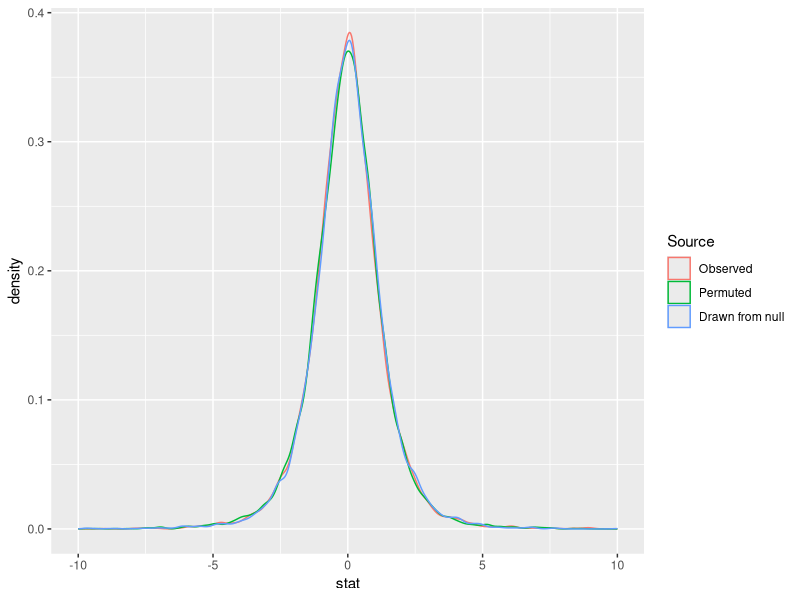
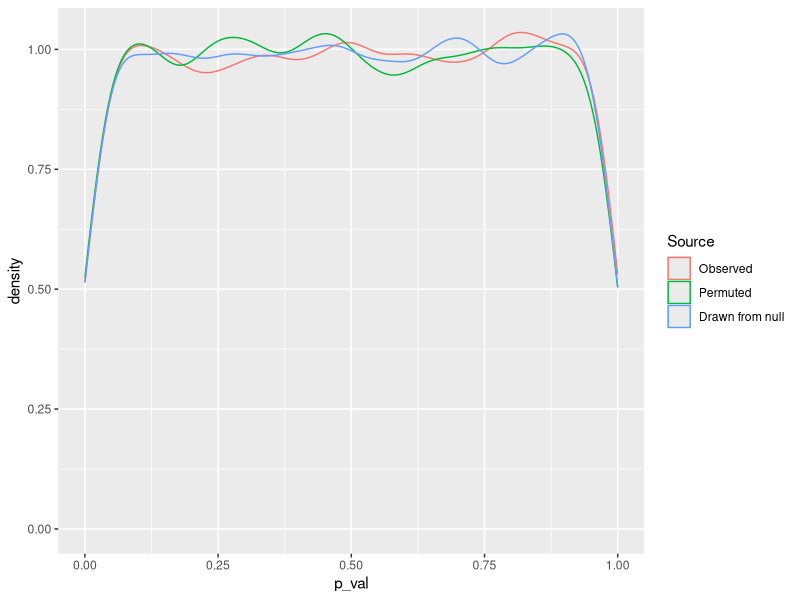
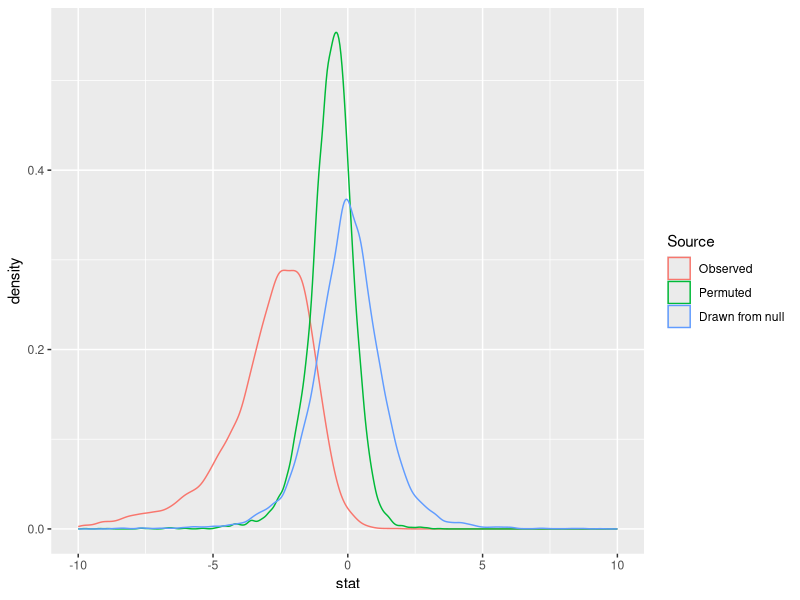
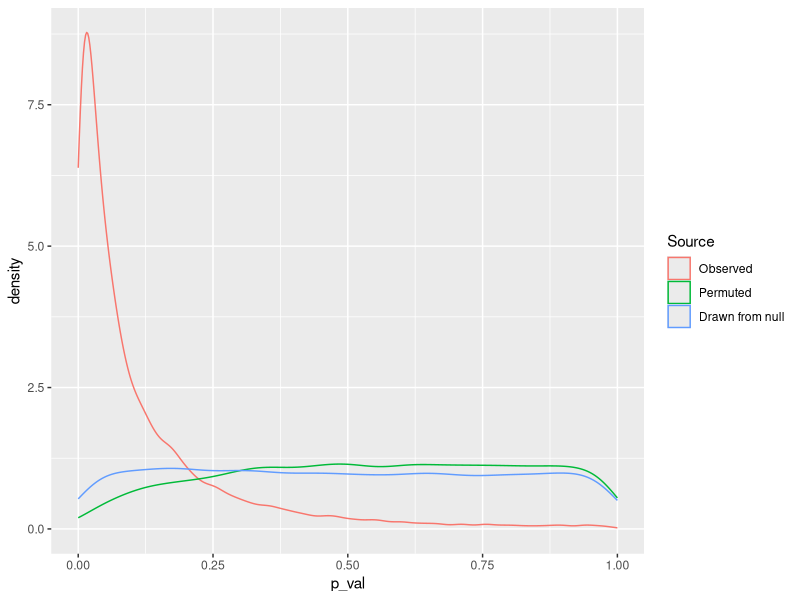
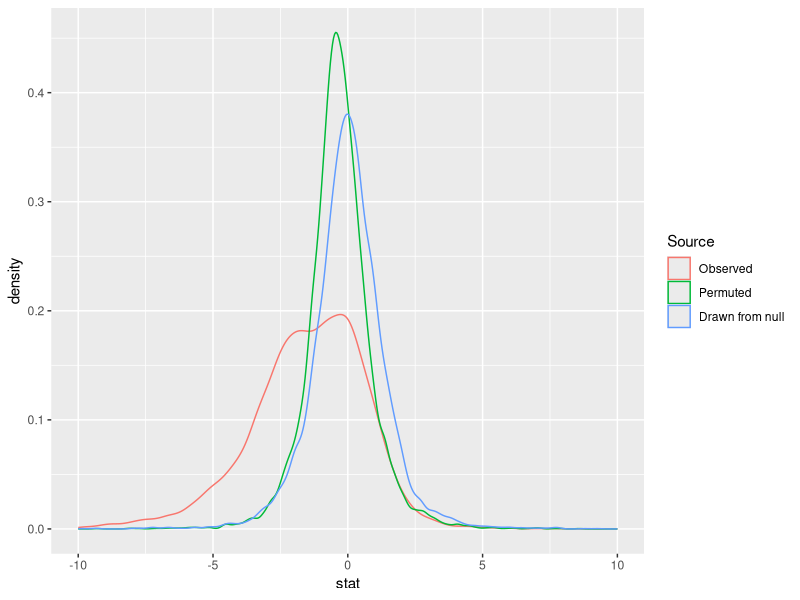
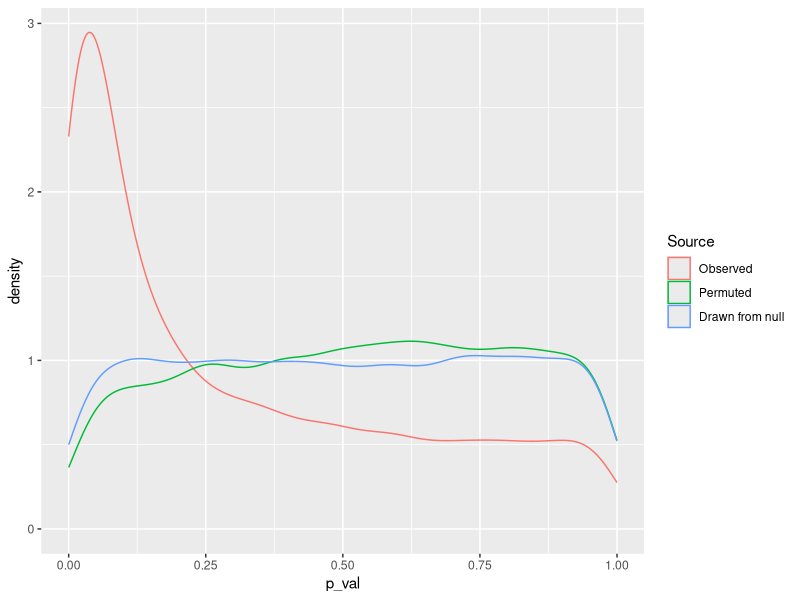
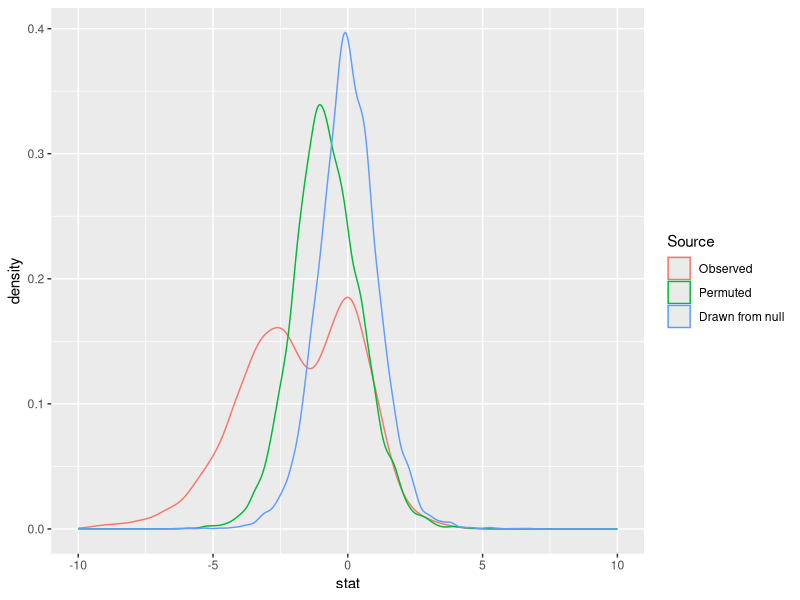
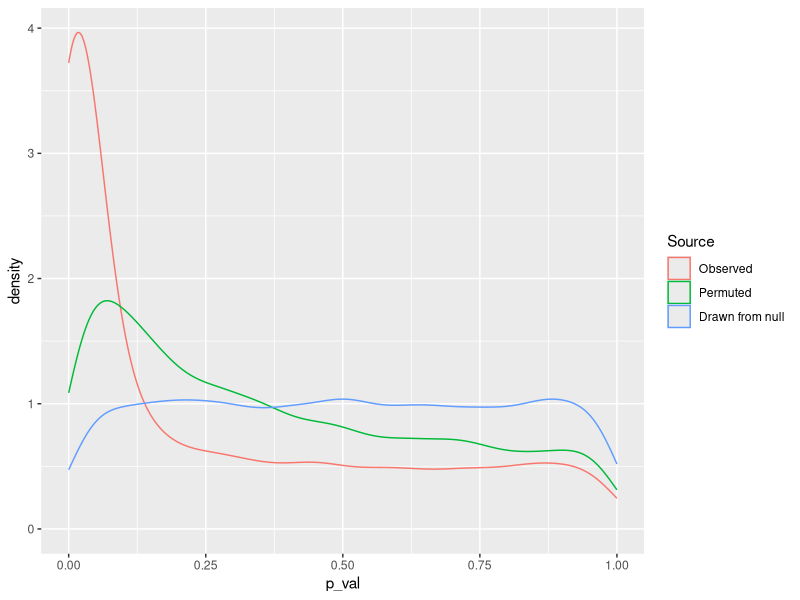

These charts were generated, in order, by the following R code:
## ---- chunk 1
knitr::opts_chunk$set(echo = TRUE)
## ---- chunk 2
library(ggplot2)
# Number of tests
m <- 10000
# Number of samples in each group
n <- 3
# Null proportion
pi0 <- 1
# mean of control group
mu1 <- 0
# Mean of alternative in treatment group
mu2 <- 2
# Sd of the null case
sigma1 <- 1
# Sd of the alternative case
sigma2 <- 1
# Indices of alternative tests
non_null_idx <- sample(m, m*(1 - pi0))

mu <- rep(mu1, m)
mu[non_null_idx] <- mu2

control <- NULL
sigma <- rep(sigma1, m)
sigma[non_null_idx] <- sigma2
treatment <- NULL

for (i in 1:n) {
  control <- cbind(control, matrix(rnorm(m, mu1, sigma1), ncol = 1))
  treatment <- cbind(treatment, matrix(rnorm(m, mean = mu, sd = sigma), ncol = 1))
}

dat <- cbind(control, treatment)
perms <- combn(seq(1, ncol(dat)), n)
perms <- perms[, seq_len(ncol(perms)/2)]
## ---- chunk 3
stat <- matrix(0, nrow = ncol(perms)*m, ncol = 2)
stat <- data.frame(stat)
colnames(stat) <- c("stat", "perm")

for (i in 1:ncol(perms)) {
  
  gpa <- dat[,  perms[, i]]
  gpb <- dat[, -perms[, i]]
  
  # test statistic
  stat[(i - 1)*m + (1:m), 1] <- (apply(gpa, 1, mean) - apply(gpb, 1, mean))/sqrt(apply(gpa, 1, var)/n + apply(gpb, 1, var)/n)

  stat[(i - 1)*m + (1:m), 2] <- rep(as.character(i), m)
  
}

## Find a t distribution - null case
t_sam <- rt(m, df = 2*n - 2)
t_sam <- cbind.data.frame(t_sam, rep('t', m))
colnames(t_sam) <- colnames(stat)
t_sam <- rbind(stat[1:(2*m), ], t_sam)

# Density plot of test statistics
dens_plot <- ggplot(data = t_sam, aes(stat, color = perm)) + geom_density() + xlim(-10, 10) 
dens_plot + scale_color_discrete(name="Source", breaks=c("1", "2", "t"), labels=c("Observed", "Permuted", "Drawn from null"))


## Evaluate the two-sided p-value under null
p_val <- cbind.data.frame(2*(1 - pt(abs(t_sam$stat), df = 2*n - 2)), t_sam$perm)
colnames(p_val) <- c("p_val", "perm")

# Histogram of p-values
p_plot <- ggplot(data = p_val, aes(p_val, color = perm)) + geom_density()
p_plot + scale_color_discrete(name="Source", breaks=c("1", "2", "t"), labels=c("Observed", "Permuted", "Drawn from null"))
## ---- chunk 4
# Number of tests
m <- 10000
# Number of samples in each group
n <- 3
# Null proportion
pi0 <- 0
# mean of control group
mu1 <- 0
# mean of alternative in treatment group
mu2 <- 2

non_null_idx <- sample(m, m*(1 - pi0))
mu <- rep(mu1, m)
mu[non_null_idx] <- mu2
sigma1 <- 1
sigma2 <- 1
control <- NULL
sigma <- rep(sigma1, m)
sigma[non_null_idx] <- sigma2
treatment <- NULL

for (i in 1:n) {
  control <- cbind(control, matrix(rnorm(m, mu1, sigma1), ncol = 1))
  treatment <- cbind(treatment, matrix(rnorm(m, mean = mu, sd = sigma), ncol = 1))
}

dat <- cbind(control, treatment)
perms <- combn(seq(1, ncol(dat)), n)
perms <- perms[, seq_len(ncol(perms)/2)]
## ---- chunk 5
stat <- matrix(0, nrow = ifelse(ncol(perms) > 50, 10, ncol(perms))*m, ncol = 2)
stat <- data.frame(stat)
colnames(stat) <- c("stat", "perm")

for (i in 1:ifelse(ncol(perms) > 50, 10, ncol(perms))) {
  
  gpa <- dat[,  perms[, i]]
  gpb <- dat[, -perms[, i]]
  
  # test statistic
  stat[(i - 1)*m + (1:m), 1] <- (apply(gpa, 1, mean) - apply(gpb, 1, mean))/sqrt(apply(gpa, 1, var)/n + apply(gpb, 1, var)/n)

  stat[(i - 1)*m + (1:m), 2] <- rep(as.character(i), m)
  
}
## Drawn a sample from null as comparison
t_sam <- rt(m, df = 2*n - 2)
t_sam <- cbind.data.frame(t_sam, rep('t', m))
colnames(t_sam) <- colnames(stat)

plot_stat <- rbind.data.frame(stat[1: (2*m), ], t_sam)

# Density plot of test statistics
dens_plot <- ggplot(data = plot_stat, aes(stat, color = perm)) + geom_density() + xlim(-10, 10) 
dens_plot + scale_color_discrete(name="Source", breaks=c("1", "2", "t"), labels=c("Observed", "Permuted", "Drawn from null"))


## Two-sided p-value
p_val <- cbind.data.frame(2*(1 - pt(abs(plot_stat$stat), df = 2*n - 2)), plot_stat$perm)
colnames(p_val) <- c("p_val", "perm")

# Histogram of p-values
p_plot <- ggplot(data = p_val, aes(p_val, color = perm)) + geom_density()
p_plot + scale_color_discrete(name="Source", breaks=c("1", "2", "t"), labels=c("Observed", "Permuted", "Drawn from null"))
## ---- chunk 6
# Number of tests
m <- 10000
# Number of samples in each group
n <- 3
# Null proportion
pi0 <- 0.5
# mean of control group
mu1 <- 0
# mean of alternative in treatment group
mu2 <- 2

non_null_idx <- sample(m, m*(1 - pi0))
mu <- rep(mu1, m)
mu[non_null_idx] <- mu2
sigma1 <- 1
sigma2 <- 1
control <- NULL
sigma <- rep(sigma1, m)
sigma[non_null_idx] <- sigma2
treatment <- NULL

for (i in 1:n) {
  control <- cbind(control, matrix(rnorm(m, mu1, sigma1), ncol = 1))
  treatment <- cbind(treatment, matrix(rnorm(m, mean = mu, sd = sigma), ncol = 1))
}

dat <- cbind(control, treatment)
perms <- combn(seq(1, ncol(dat)), n)
perms <- perms[, seq_len(ncol(perms)/2)]
## ---- chunk 7
stat <- matrix(0, nrow = ifelse(ncol(perms) > 50, 10, ncol(perms))*m, ncol = 2)
stat <- data.frame(stat)
colnames(stat) <- c("stat", "perm")

for (i in 1:ifelse(ncol(perms) > 50, 10, ncol(perms))) {
  
  gpa <- dat[,  perms[, i]]
  gpb <- dat[, -perms[, i]]
  
  # test statistic
  stat[(i - 1)*m + (1:m), 1] <- (apply(gpa, 1, mean) - apply(gpb, 1, mean))/sqrt(apply(gpa, 1, var)/n + apply(gpb, 1, var)/n)

  stat[(i - 1)*m + (1:m), 2] <- rep(as.character(i), m)
  
}
## Drawn a sample from null as comparison
t_sam <- rt(m, df = 2*n - 2)
t_sam <- cbind.data.frame(t_sam, rep('t', m))
colnames(t_sam) <- colnames(stat)

plot_stat <- rbind.data.frame(stat[1: (2*m), ], t_sam)

# Density plot of test statistics
dens_plot <- ggplot(data = plot_stat, aes(stat, color = perm)) + geom_density() + xlim(-10, 10) 
dens_plot + scale_color_discrete(name="Source", breaks=c("1", "2", "t"), labels=c("Observed", "Permuted", "Drawn from null"))


## Two-sided p-value
p_val <- cbind.data.frame(2*(1 - pt(abs(plot_stat$stat), df = 2*n - 2)), plot_stat$perm)
colnames(p_val) <- c("p_val", "perm")

# Histogram of p-values
p_plot <- ggplot(data = p_val, aes(p_val, color = perm)) + geom_density()
p_plot + scale_color_discrete(name="Source", breaks=c("1", "2", "t"), labels=c("Observed", "Permuted", "Drawn from null"))
## ---- chunk 8
# Number of tests
m <- 10000
# Number of samples in each group
n <- 5
# Null proportion
pi0 <- 0.5
# mean of control group
mu1 <- 0
# mean of alternative in treatment group
mu2 <- 2

non_null_idx <- sample(m, m*(1 - pi0))
mu <- rep(mu1, m)
mu[non_null_idx] <- mu2
sigma1 <- 1
sigma2 <- 1
control <- NULL
sigma <- rep(sigma1, m)
sigma[non_null_idx] <- sigma2
treatment <- NULL

for (i in 1:n) {
  control <- cbind(control, matrix(rnorm(m, mu1, sigma1), ncol = 1))
  treatment <- cbind(treatment, matrix(rnorm(m, mean = mu, sd = sigma), ncol = 1))
}

dat <- cbind(control, treatment)
perms <- combn(seq(1, ncol(dat)), n)
perms <- perms[, seq_len(ncol(perms)/2)]
## ---- chunk 9
stat <- matrix(0, nrow = ifelse(ncol(perms) > 50, 10, ncol(perms))*m, ncol = 2)
stat <- data.frame(stat)
colnames(stat) <- c("stat", "perm")

for (i in 1:ifelse(ncol(perms) > 50, 10, ncol(perms))) {
  
  gpa <- dat[,  perms[, i]]
  gpb <- dat[, -perms[, i]]
  
  # test statistic
  stat[(i - 1)*m + (1:m), 1] <- (apply(gpa, 1, mean) - apply(gpb, 1, mean))/sqrt(apply(gpa, 1, var)/n + apply(gpb, 1, var)/n)

  stat[(i - 1)*m + (1:m), 2] <- rep(as.character(i), m)
  
}
## Drawn a sample from null as comparison
t_sam <- rt(m, df = 2*n - 2)
t_sam <- cbind.data.frame(t_sam, rep('t', m))
colnames(t_sam) <- colnames(stat)

plot_stat <- rbind.data.frame(stat[1: (2*m), ], t_sam)

# Density plot of test statistics
dens_plot <- ggplot(data = plot_stat, aes(stat, color = perm)) + geom_density() + xlim(-10, 10) 
dens_plot + scale_color_discrete(name="Source", breaks=c("1", "2", "t"), labels=c("Observed", "Permuted", "Drawn from null"))


## Two-sided p-value
p_val <- cbind.data.frame(2*(1 - pt(abs(plot_stat$stat), df = 2*n - 2)), plot_stat$perm)
colnames(p_val) <- c("p_val", "perm")

# Histogram of p-values
p_plot <- ggplot(data = p_val, aes(p_val, color = perm)) + geom_density()
p_plot + scale_color_discrete(name="Source", breaks=c("1", "2", "t"), labels=c("Observed", "Permuted", "Drawn from null"))
## ---- chunk 10
# Number of tests
m <- 10000
# Number of samples in each group
n <- 10
# Null proportion
pi0 <- 0.5
# mean of control group
mu1 <- 0
# mean of alternative in treatment group
mu2 <- 2

non_null_idx <- sample(m, m*(1 - pi0))
mu <- rep(mu1, m)
mu[non_null_idx] <- mu2
sigma1 <- 1
sigma2 <- 1
control <- NULL
sigma <- rep(sigma1, m)
sigma[non_null_idx] <- sigma2
treatment <- NULL

for (i in 1:n) {
  control <- cbind(control, matrix(rnorm(m, mu1, sigma1), ncol = 1))
  treatment <- cbind(treatment, matrix(rnorm(m, mean = mu, sd = sigma), ncol = 1))
}

dat <- cbind(control, treatment)
perms <- combn(seq(1, ncol(dat)), n)
perms <- perms[, seq_len(ncol(perms)/2)]
## ---- chunk 11
stat <- matrix(0, nrow = ifelse(ncol(perms) > 50, 10, ncol(perms))*m, ncol = 2)
stat <- data.frame(stat)
colnames(stat) <- c("stat", "perm")

for (i in 1:ifelse(ncol(perms) > 50, 10, ncol(perms))) {
  
  gpa <- dat[,  perms[, i]]
  gpb <- dat[, -perms[, i]]
  
  # test statistic
  stat[(i - 1)*m + (1:m), 1] <- (apply(gpa, 1, mean) - apply(gpb, 1, mean))/sqrt(apply(gpa, 1, var)/n + apply(gpb, 1, var)/n)

  stat[(i - 1)*m + (1:m), 2] <- rep(as.character(i), m)
  
}
## Drawn a sample from null as comparison
t_sam <- rt(m, df = 2*n - 2)
t_sam <- cbind.data.frame(t_sam, rep('t', m))
colnames(t_sam) <- colnames(stat)

plot_stat <- rbind.data.frame(stat[1: (2*m), ], t_sam)

# Density plot of test statistics
dens_plot <- ggplot(data = plot_stat, aes(stat, color = perm)) + geom_density() + xlim(-10, 10) 
dens_plot + scale_color_discrete(name="Source", breaks=c("1", "2", "t"), labels=c("Observed", "Permuted", "Drawn from null"))


## Two-sided p-value
p_val <- cbind.data.frame(2*(1 - pt(abs(plot_stat$stat), df = 2*n - 2)), plot_stat$perm)
colnames(p_val) <- c("p_val", "perm")

# Histogram of p-values
p_plot <- ggplot(data = p_val, aes(p_val, color = perm)) + geom_density()
p_plot + scale_color_discrete(name="Source", breaks=c("1", "2", "t"), labels=c("Observed", "Permuted", "Drawn from null"))
## ---- chunk 12
# Number of tests
m <- 10000
# Number of samples in each group
n <- 6
# Null proportion
pi0 <- 0
# mean of control group
mu1 <- 0
# mean of alternative in treatment group
mu2 <- 2

non_null_idx <- sample(m, m*(1 - pi0))
mu <- rep(mu1, m)
mu[non_null_idx] <- mu2
sigma1 <- 1
sigma2 <- 1
control <- NULL
sigma <- rep(sigma1, m)
sigma[non_null_idx] <- sigma2
treatment <- NULL

for (i in 1:n) {
  control <- cbind(control, matrix(rnorm(m, mu1, sigma1), ncol = 1))
  treatment <- cbind(treatment, matrix(rnorm(m, mean = mu, sd = sigma), ncol = 1))
}

dat <- cbind(control, treatment)
perms <- combn(seq(1, ncol(dat)), n)
perms <- perms[, seq_len(ncol(perms)/2)]
## ---- chunk 13
stat <- matrix(0, nrow = ifelse(ncol(perms) > 50, 10, ncol(perms))*m, ncol = 2)
stat <- data.frame(stat)
colnames(stat) <- c("stat", "perm")

idx <- which(apply(perms, 2, FUN = function(x) sum(x %in% (1:n)) == floor(n/2)))[1:9]
i <- 1

for (j in c(1,idx)) {
  
  gpa <- dat[,  perms[, j]]
  gpb <- dat[, -perms[, j]]
  
  # test statistic
  stat[(i - 1)*m + (1:m), 1] <- (apply(gpa, 1, mean) - apply(gpb, 1, mean))/sqrt(apply(gpa, 1, var)/n + apply(gpb, 1, var)/n)

  stat[(i - 1)*m + (1:m), 2] <- rep(as.character(i), m)
  i <- i + 1
}
## Drawn a sample from null as comparison
t_sam <- rt(m, df = 2*n - 2)
t_sam <- cbind.data.frame(t_sam, rep('t', m))
colnames(t_sam) <- colnames(stat)

plot_stat <- rbind.data.frame(stat[1: (2*m), ], t_sam)

# Density plot of test statistics
dens_plot <- ggplot(data = plot_stat, aes(stat, color = perm)) + geom_density() + xlim(-10, 10) 
dens_plot + scale_color_discrete(name="Source", breaks=c("1", "2", "t"), labels=c("Observed", "Permuted", "Drawn from null"))


## Two-sided p-value
p_val <- cbind.data.frame(2*(1 - pt(abs(plot_stat$stat), df = 2*n - 2)), plot_stat$perm)
colnames(p_val) <- c("p_val", "perm")

# Histogram of p-values
p_plot <- ggplot(data = p_val, aes(p_val, color = perm)) + geom_density()
p_plot + scale_color_discrete(name="Source", breaks=c("1", "2", "t"), labels=c("Observed", "Permuted", "Drawn from null"))

## ---- chunk 14
# Number of tests
m <- 10000
# Number of samples in each group
n <- 4
# Null proportion
pi0 <- 0
# mean of control group
mu1 <- 0
# mean of alternative in treatment group
mu2 <- 2

non_null_idx <- sample(m, m*(1 - pi0))
mu <- rep(mu1, m)
mu[non_null_idx] <- mu2
sigma1 <- 1
sigma2 <- 1
control <- NULL
sigma <- rep(sigma1, m)
sigma[non_null_idx] <- sigma2
treatment <- NULL

for (i in 1:n) {
  control <- cbind(control, matrix(rnorm(m, mu1, sigma1), ncol = 1))
  treatment <- cbind(treatment, matrix(rnorm(m, mean = mu, sd = sigma), ncol = 1))
}

dat <- cbind(control, treatment)
perms <- combn(seq(1, ncol(dat)), n)
perms <- perms[, seq_len(ncol(perms)/2)]
## ---- chunk 15
idx <- which(apply(perms, 2, FUN = function(x) sum(x %in% (1:n)) == floor(n/2)))

idx <- c(1, idx[1:ifelse(length(idx) > 9, 9, length(idx))])

stat <- matrix(0, nrow = length(idx)*m, ncol = 2)
stat <- data.frame(stat)
colnames(stat) <- c("stat", "perm")

i <- 1

for (j in idx) {
  
  gpa <- dat[,  perms[, j]]
  gpb <- dat[, -perms[, j]]
  
  # test statistic
  stat[(i - 1)*m + (1:m), 1] <- (apply(gpa, 1, mean) - apply(gpb, 1, mean))/sqrt(apply(gpa, 1, var)/n + apply(gpb, 1, var)/n)

  stat[(i - 1)*m + (1:m), 2] <- rep(as.character(i), m)
  i <- i + 1
}
## Drawn a sample from null as comparison
t_sam <- rt(m, df = 2*n - 2)
t_sam <- cbind.data.frame(t_sam, rep('t', m))
colnames(t_sam) <- colnames(stat)

J <- rpois(m, n/4*(mu2 - mu1)^2)
test_sam <- rt(m, df = 2*n - 2 + 2*J)
test_sam <- cbind.data.frame(sqrt((2*n - 2)/(2*n - 2 + 2*J))*test_sam, rep('test', m))
colnames(test_sam) <- colnames(t_sam)
t_sam <- rbind(t_sam, test_sam)

plot_stat <- rbind.data.frame(stat[1: (2*m), ], t_sam)

# Density plot of test statistics
dens_plot <- ggplot(data = plot_stat, aes(stat, color = perm)) + geom_density() + xlim(-10, 10) 
dens_plot + scale_color_discrete(name="Source", breaks=c("1", "2", "t", "test"), labels=c("Observed", "Permuted", "Drawn from null", "Poisson Mixture"))
## ---- chunk 16
# Number of tests
m <- 10000
# Number of samples in each group
n <- 10
# Null proportion
pi0 <- 0
# mean of control group
mu1 <- 0
# mean of alternative in treatment group
mu2 <- 2

non_null_idx <- sample(m, m*(1 - pi0))
mu <- rep(mu1, m)
mu[non_null_idx] <- mu2
sigma1 <- 1
sigma2 <- 1
control <- NULL
sigma <- rep(sigma1, m)
sigma[non_null_idx] <- sigma2
treatment <- NULL

for (i in 1:n) {
  control <- cbind(control, matrix(rnorm(m, mu1, sigma1), ncol = 1))
  treatment <- cbind(treatment, matrix(rnorm(m, mean = mu, sd = sigma), ncol = 1))
}

dat <- cbind(control, treatment)
perms <- combn(seq(1, ncol(dat)), n)
perms <- perms[, seq_len(ncol(perms)/2)]
## ---- chunk 17
idx <- which(apply(perms, 2, FUN = function(x) sum(x %in% (1:n)) == floor(n/2)))

idx <- c(1, idx[1:ifelse(length(idx) > 9, 9, length(idx))])

stat <- matrix(0, nrow = length(idx)*m, ncol = 2)
stat <- data.frame(stat)
colnames(stat) <- c("stat", "perm")

i <- 1

for (j in idx) {
  
  gpa <- dat[,  perms[, j]]
  gpb <- dat[, -perms[, j]]
  
  # test statistic
  stat[(i - 1)*m + (1:m), 1] <- (apply(gpa, 1, mean) - apply(gpb, 1, mean))/sqrt(apply(gpa, 1, var)/n + apply(gpb, 1, var)/n)

  stat[(i - 1)*m + (1:m), 2] <- rep(as.character(i), m)
  i <- i + 1
}
## Drawn a sample from null as comparison
t_sam <- rt(m, df = 2*n - 2)
t_sam <- cbind.data.frame(t_sam, rep('t', m))
colnames(t_sam) <- colnames(stat)

J <- rpois(m, n/4*(mu2 - mu1)^2)
test_sam <- rt(m, df = 2*n - 2 + 2*J)
test_sam <- cbind.data.frame(sqrt((2*n - 2)/(2*n - 2 + 2*J))*test_sam, rep('test', m))
colnames(test_sam) <- colnames(t_sam)
t_sam <- rbind(t_sam, test_sam)

plot_stat <- rbind.data.frame(stat[1: (2*m), ], t_sam)

# Density plot of test statistics
dens_plot <- ggplot(data = plot_stat, aes(stat, color = perm)) + geom_density() + xlim(-10, 10) 
dens_plot + scale_color_discrete(name="Source", breaks=c("1", "2", "t", "test"), labels=c("Observed", "Permuted", "Drawn from null", "Poisson Mixture"))
## ---- chunk 18
# Number of tests
m <- 10000
# Number of samples in each group
n <- 10
# Null proportion
pi0 <- 0
# mean of control group
mu1 <- 0
# mean of alternative in treatment group
mu2 <- 3

non_null_idx <- sample(m, m*(1 - pi0))
mu <- rep(mu1, m)
mu[non_null_idx] <- mu2
sigma1 <- 1
sigma2 <- 1
control <- NULL
sigma <- rep(sigma1, m)
sigma[non_null_idx] <- sigma2
treatment <- NULL

for (i in 1:n) {
  control <- cbind(control, matrix(rnorm(m, mu1, sigma1), ncol = 1))
  treatment <- cbind(treatment, matrix(rnorm(m, mean = mu, sd = sigma), ncol = 1))
}

dat <- cbind(control, treatment)
perms <- combn(seq(1, ncol(dat)), n)
perms <- perms[, seq_len(ncol(perms)/2)]
## ---- chunk 19
idx <- which(apply(perms, 2, FUN = function(x) sum(x %in% (1:n)) == floor(n/2)))

idx <- c(1, idx[1:ifelse(length(idx) > 9, 9, length(idx))])

stat <- matrix(0, nrow = length(idx)*m, ncol = 2)
stat <- data.frame(stat)
colnames(stat) <- c("stat", "perm")

i <- 1

for (j in idx) {
  
  gpa <- dat[,  perms[, j]]
  gpb <- dat[, -perms[, j]]
  
  # test statistic
  stat[(i - 1)*m + (1:m), 1] <- (apply(gpa, 1, mean) - apply(gpb, 1, mean))/sqrt(apply(gpa, 1, var)/n + apply(gpb, 1, var)/n)

  stat[(i - 1)*m + (1:m), 2] <- rep(as.character(i), m)
  i <- i + 1
}
## Drawn a sample from null as comparison
t_sam <- rt(m, df = 2*n - 2)
t_sam <- cbind.data.frame(t_sam, rep('t', m))
colnames(t_sam) <- colnames(stat)

J <- rpois(m, n/4*(mu2 - mu1)^2)
test_sam <- sqrt((2*n - 2)/(2*n - 2 + 2*J))*rt(m, df = 2*n - 2 + 2*J)
test_sam <- test_sam#*sqrt(n/4*(mu2 - mu1)^2)
test_sam <- cbind.data.frame(test_sam, rep('test', m))
colnames(test_sam) <- colnames(t_sam)
t_sam <- rbind(t_sam, test_sam)

plot_stat <- rbind.data.frame(stat[1: (2*m), ], t_sam)

# Density plot of test statistics
dens_plot <- ggplot(data = plot_stat, aes(stat, color = perm)) + geom_density() + xlim(-15, 15) 
dens_plot + scale_color_discrete(name="Source", breaks=c("1", "2", "t", "test"), labels=c("Observed", "Permuted", "Drawn from null", "Poisson Mixture"))
## ---- chunk 20
# Number of tests
m <- 10000
# Number of samples in each group
n <- 6
# Null proportion
pi0 <- 0
# mean of control group
mu1 <- 0
# mean of alternative in treatment group
sigma_mu <- 3
mu2 <- rnorm(m, mu1, sigma_mu)

non_null_idx <- which(abs(mu1 - mu2) > 0.5)

sigma1 <- 1
sigma2 <- 1
control <- NULL
treatment <- NULL

for (i in 1:n) {
  control <- cbind(control, matrix(rnorm(m, mu1, sigma1), ncol = 1))
  treatment <- cbind(treatment, matrix(rnorm(m, mean = mu2, sd = sigma2), ncol = 1))
}

dat <- cbind(control, treatment)
perms <- combn(seq(1, ncol(dat)), n)
perms <- perms[, seq_len(ncol(perms)/2)]
## ---- chunk 21
idx <- which(apply(perms, 2, FUN = function(x) sum(x %in% (1:n)) == floor(n/2)))

idx <- c(1, idx[1:ifelse(length(idx) > 9, 9, length(idx))])

stat <- matrix(0, nrow = length(idx)*m, ncol = 2)
stat <- data.frame(stat)
colnames(stat) <- c("stat", "perm")

i <- 1

for (j in idx) {
  
  gpa <- dat[,  perms[, j]]
  gpb <- dat[, -perms[, j]]
  
  # test statistic
  stat[(i - 1)*m + (1:m), 1] <- (apply(gpa, 1, mean) - apply(gpb, 1, mean))/sqrt(apply(gpa, 1, var)/n + apply(gpb, 1, var)/n)

  stat[(i - 1)*m + (1:m), 2] <- rep(as.character(i), m)
  i <- i + 1
}

# stat$perm[stat$perm != "1"] <- "permuted"
## Drawn a sample from null as comparison
# t_sam <- rt(m, df = 2*n - 2)
# t_sam <- cbind.data.frame(t_sam, rep('t', m))
# colnames(t_sam) <- colnames(stat)
M <- 5*m
J <- rnbinom(M, size = 0.5, prob = 1/(1 + n*sigma_mu^2/2))
#J <- rpois(m, n/4*(mu2 - mu1)^2)
test_sam <- sqrt((2*n - 2)/(2*n - 2 + 2*J))*rt(M, df = 2*n - 2 + 2*J)
test_sam <- test_sam#*sqrt(n/4*(mu2 - mu1)^2)
test_sam <- cbind.data.frame(test_sam, rep('test', M))
colnames(test_sam) <- colnames(stat)

plot_stat <- rbind.data.frame(stat[1:(2*m),], test_sam)
true_stat <- stat[1:m, ][-non_null_idx, ]
true_stat$perm <- "null"
plot_stat <- rbind.data.frame(plot_stat, true_stat)

# Density plot of test statistics
dens_plot <- ggplot(data = plot_stat, aes(stat, color = perm)) + geom_density() + xlim(-15, 15) 
dens_plot + scale_color_discrete(name="Source", breaks=c("1", "2", "test", "null"), labels=c("Observed", "Permuted", "T Mixture", "Null Stat"))
